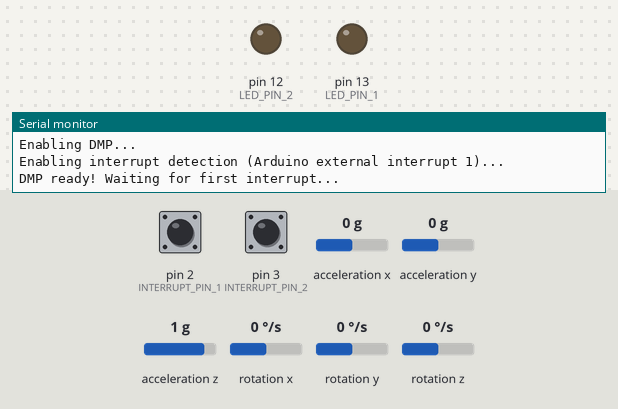
Bench run of a sketch on a simulated Arduino Uno, built with avr-gcc and run on an emulated ATmega328P. Parts: output pins drawn as LEDs (lit = HIGH), the last lines printed to the serial monitor. The test bench sets the inputs (shaded band); at power-on: pin 3 (INTERRUPT_PIN_2) LOW, pin 2 (INTERRUPT_PIN_1) LOW, acceleration x 0 g, acceleration y 0 g, acceleration z 1 g, rotation x 0 °/s, rotation y 0 °/s, rotation z 0 °/s. The sensor or clock chip raises its interrupt line as the real part does.

Above: at 2.2 s.
2.3 s: pin 3 (INTERRUPT_PIN_2) pulled HIGH for 0.15 s
At 2.9 s:
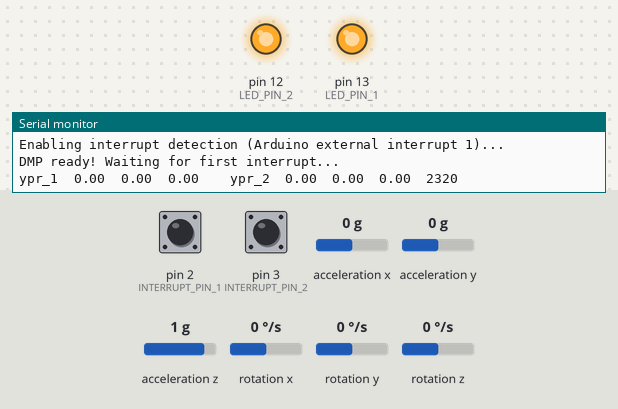
3.9 s: pin 3 (INTERRUPT_PIN_2) pulled HIGH for 1 s
At 5.3 s:
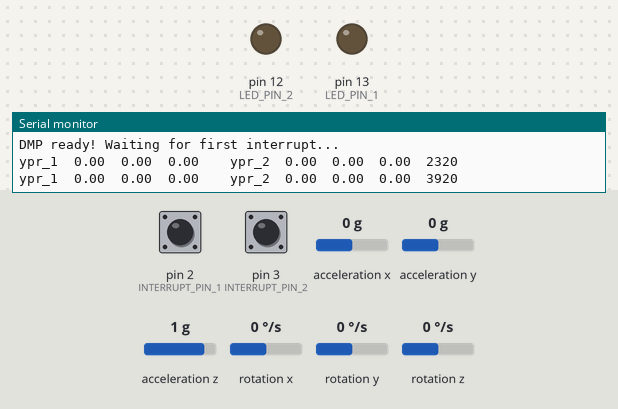
6.4 s: pin 3 (INTERRUPT_PIN_2) pulled HIGH for 3.2 s
At 7.2 s:
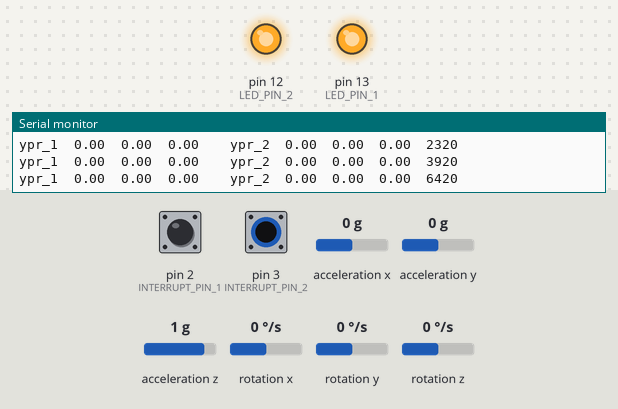
Timing chart, 0 to 9.4 s (numbered marks = the images above; inputs shaded):
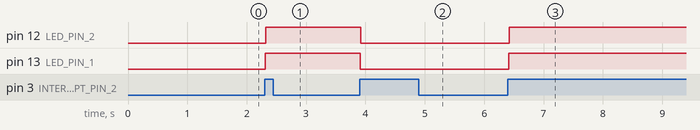

Measured:
- after the input at 2.3 s, pin 12 (LED_PIN_2), pin 13 (LED_PIN_1): LOW → HIGH at once
- after the input at 3.9 s, pin 12 (LED_PIN_2), pin 13 (LED_PIN_1): HIGH → LOW at once
- after the input at 6.4 s, pin 12 (LED_PIN_2), pin 13 (LED_PIN_1): LOW → HIGH at once

The sketch:

read_2_IMUs_DMP.ino
```cpp
//nRF Libraries
#include <SPI.h>                      //the communication interface with the modem
#include "RF24.h"                     //the library which helps us to control the radio modem

// IMU Libraries
#include "I2Cdev.h"
#include "MPU6050_6Axis_MotionApps20.h"
#include "Wire.h"


MPU6050 mpu_1;
MPU6050 mpu_2(0x69);

#define OUTPUT_READABLE_YAWPITCHROLL

#define INTERRUPT_PIN_1 2  // use pin 2 on Arduino Uno
#define INTERRUPT_PIN_2 3  // use pin 3 on Arduino Uno
#define LED_PIN_1 13
#define LED_PIN_2 12

bool blinkState_1 = false;
bool blinkState_2 = false;

// MPU1 control/status vars
bool dmpReady_1 = false;  // set true if DMP init was successful
uint8_t mpuIntStatus_1;   // holds actual interrupt status byte from MPU
uint8_t devStatus_1;      // return status after each device operation (0 = success, !0 = error)
uint16_t packetSize_1;    // expected DMP packet size (default is 42 bytes)
uint16_t fifoCount_1;     // count of all bytes currently in FIFO
uint8_t fifoBuffer_1[64]; // FIFO storage buffer

// MPU2 control/status vars
bool dmpReady_2 = false;  // set true if DMP init was successful
uint8_t mpuIntStatus_2;   // holds actual interrupt status byte from MPU
uint8_t devStatus_2;      // return status after each device operation (0 = success, !0 = error)
uint16_t packetSize_2;    // expected DMP packet size (default is 42 bytes)
uint16_t fifoCount_2;     // count of all bytes currently in FIFO
uint8_t fifoBuffer_2[64]; // FIFO storage buffer

// orientation/motion vars for MPU1
Quaternion q_1;           // [w, x, y, z]         quaternion container
VectorInt16 aa_1;         // [x, y, z]            accel sensor measurements
VectorInt16 aaReal_1;     // [x, y, z]            gravity-free accel sensor measurements
VectorInt16 aaWorld_1;    // [x, y, z]            world-frame accel sensor measurements
VectorFloat gravity_1;    // [x, y, z]            gravity vector
float euler_1[3];         // [psi, theta, phi]    Euler angle container
float ypr_1[3];           // [yaw, pitch, roll]   yaw/pitch/roll container and gravity vector

// orientation/motion vars for MPU2
Quaternion q_2;           // [w, x, y, z]         quaternion container
VectorInt16 aa_2;         // [x, y, z]            accel sensor measurements
VectorInt16 aaReal_2;     // [x, y, z]            gravity-free accel sensor measurements
VectorInt16 aaWorld_2;    // [x, y, z]            world-frame accel sensor measurements
VectorFloat gravity_2;    // [x, y, z]            gravity vector
float euler_2[3];         // [psi, theta, phi]    Euler angle container
float ypr_2[3];           // [yaw, pitch, roll]   yaw/pitch/roll container and gravity vector

// ================================================================
// ===               INTERRUPT DETECTION ROUTINE                ===
// ================================================================

volatile bool mpuInterrupt_1 = false;     // indicates whether MPU interrupt pin has gone high
void dmpDataReady_1() {
    mpuInterrupt_1 = true;
}

volatile bool mpuInterrupt_2 = false;     // indicates whether MPU interrupt pin has gone high
void dmpDataReady_2() {
    mpuInterrupt_2 = true;
}

// ================================================================
// ===                      INITIAL SETUP                       ===
// ================================================================

void setup() {
    Wire.begin();
    Wire.setClock(400000); // 400kHz I2C clock. Comment this line if having compilation difficulties
    Serial.begin(115200);

    // initialize device
    Serial.println(F("Initializing I2C devices..."));
    mpu_1.initialize();                 //Setting Clock , Full Scale of Acc & Gyro ,Sleep Enable
    pinMode(INTERRUPT_PIN_1, INPUT);

    mpu_2.initialize();                 //Setting Clock , Full Scale of Acc & Gyro ,Sleep Enable
    pinMode(INTERRUPT_PIN_2, INPUT);

    // verify connection
    Serial.println(F("Testing device connections..."));
    Serial.println(mpu_1.testConnection() ? F("MPU6050 connection successful") : F("MPU6050 connection failed"));
    Serial.println(mpu_2.testConnection() ? F("MPU6050 connection successful") : F("MPU6050 connection failed"));

    // wait for ready
    // Serial.println(F("\nSend any character to begin DMP programming and demo: "));
    // while (Serial.available() && Serial.read()); // empty buffer
    // while (!Serial.available());                 // wait for data

    while (Serial.available() && Serial.read()); // empty buffer again

    // load and configure the DMP
    Serial.println(F("Initializing DMP..."));
    devStatus_1 = mpu_1.dmpInitialize();
    devStatus_2 = mpu_2.dmpInitialize();

    // supply your own gyro offsets here, scaled for min sensitivity
    mpu_1.setXGyroOffset(118);
    mpu_1.setYGyroOffset(3);
    mpu_1.setZGyroOffset(52);
    mpu_1.setZAccelOffset(4764); // 1688 factory default for my test chip

    mpu_2.setXGyroOffset(81);
    mpu_2.setYGyroOffset(102);
    mpu_2.setZGyroOffset(48);
    mpu_2.setZAccelOffset(1612); // 1688 factory default for my test chip

    // make sure it worked (returns 0 if so)
    if (devStatus_1 == 0) {
        // Calibration Time: generate offsets and calibrate our MPU6050
        mpu_1.CalibrateAccel(6);
        mpu_1.CalibrateGyro(6);
        mpu_1.PrintActiveOffsets();
        // turn on the DMP, now that it's ready
        Serial.println(F("Enabling DMP..."));
        mpu_1.setDMPEnabled(true);

        // enable Arduino interrupt detection
        Serial.print(F("Enabling interrupt detection (Arduino external interrupt "));
        Serial.print(digitalPinToInterrupt(INTERRUPT_PIN_1));
        Serial.println(F(")..."));
        attachInterrupt(digitalPinToInterrupt(INTERRUPT_PIN_1), dmpDataReady_1, RISING);
        mpuIntStatus_1 = mpu_1.getIntStatus();

        // set our DMP Ready flag so the main loop() function knows it's okay to use it
        Serial.println(F("DMP ready! Waiting for first interrupt..."));
        dmpReady_1 = true;

        // get expected DMP packet size for later comparison
        packetSize_1 = mpu_1.dmpGetFIFOPacketSize();
        }

    else {
        // ERROR!
        // 1 = initial memory load failed
        // 2 = DMP configuration updates failed
        // (if it's going to break, usually the code will be 1)
        Serial.print(F("DMP Initialization failed (code "));
        Serial.print(devStatus_1);
        Serial.println(F(")"));
    }

    // configure LED for output
    pinMode(LED_PIN_1, OUTPUT);


    // make sure it worked (returns 0 if so)
    if (devStatus_2 == 0) {
        // Calibration Time: generate offsets and calibrate our MPU6050
        mpu_2.CalibrateAccel(6);
        mpu_2.CalibrateGyro(6);
        mpu_2.PrintActiveOffsets();
        // turn on the DMP, now that it's ready
        Serial.println(F("Enabling DMP..."));
        mpu_2.setDMPEnabled(true);

        // enable Arduino interrupt detection
        Serial.print(F("Enabling interrupt detection (Arduino external interrupt "));
        Serial.print(digitalPinToInterrupt(INTERRUPT_PIN_2));
        Serial.println(F(")..."));
        attachInterrupt(digitalPinToInterrupt(INTERRUPT_PIN_2), dmpDataReady_2, RISING);
        mpuIntStatus_2 = mpu_2.getIntStatus();

        // set our DMP Ready flag so the main loop() function knows it's okay to use it
        Serial.println(F("DMP ready! Waiting for first interrupt..."));
        dmpReady_2 = true;

        // get expected DMP packet size for later comparison
        packetSize_2 = mpu_2.dmpGetFIFOPacketSize();
        }

    else {
        // ERROR!
        // 1 = initial memory load failed
        // 2 = DMP configuration updates failed
        // (if it's going to break, usually the code will be 1)
        Serial.print(F("DMP Initialization failed (code "));
        Serial.print(devStatus_2);
        Serial.println(F(")"));
    }

    // configure LED for output
    pinMode(LED_PIN_2, OUTPUT);
}


// ================================================================
// ===                    MAIN PROGRAM LOOP                     ===
// ================================================================

void loop() {
    // if programming failed, don't try to do anything
    if (!dmpReady_1) return;

    // wait for MPU interrupt or extra packet(s) available
    while (!mpuInterrupt_1 && fifoCount_1 < packetSize_1) {
        if (mpuInterrupt_1 && fifoCount_1 < packetSize_1) {
          // try to get out of the infinite loop
          fifoCount_1 = mpu_1.getFIFOCount();
        }
    }

    if (!dmpReady_2) return;

    // wait for MPU interrupt or extra packet(s) available
    while (!mpuInterrupt_2 && fifoCount_2 < packetSize_2) {
        if (mpuInterrupt_2 && fifoCount_2 < packetSize_2) {
          // try to get out of the infinite loop
          fifoCount_2 = mpu_2.getFIFOCount();
        }
    }

    // reset interrupt flag and get INT_STATUS byte
    mpuInterrupt_1 = false;
    mpuIntStatus_1 = mpu_1.getIntStatus();

    mpuInterrupt_2 = false;
    mpuIntStatus_2 = mpu_2.getIntStatus();

    // get current FIFO count
    fifoCount_1 = mpu_1.getFIFOCount();
    if(fifoCount_1 < packetSize_1){
    }
    else if ((mpuIntStatus_1 & _BV(MPU6050_INTERRUPT_FIFO_OFLOW_BIT)) || fifoCount_1 >= 1024) {
        // reset so we can continue cleanly
        mpu_1.resetFIFO();
        //  fifoCount_1 = mpu_1.getFIFOCount();  // will be zero after reset no need to ask
        Serial.println(F("FIFO overflow!"));

    // otherwise, check for DMP data ready interrupt (this should happen frequently)
    }
    else if (mpuIntStatus_1 & _BV(MPU6050_INTERRUPT_DMP_INT_BIT)) {

        // read a packet from FIFO
        while(fifoCount_1 >= packetSize_1){ // Lets catch up to NOW, someone is using the dreaded delay()!
        mpu_1.getFIFOBytes(fifoBuffer_1, packetSize_1);
        // track FIFO count here in case there is > 1 packet available
        // (this lets us immediately read more without waiting for an interrupt)
        fifoCount_1 -= packetSize_1;
      }
      #ifdef OUTPUT_READABLE_YAWPITCHROLL
           // display Euler angles in degrees
           mpu_1.dmpGetQuaternion(&q_1, fifoBuffer_1);
           mpu_1.dmpGetGravity(&gravity_1, &q_1);
           mpu_1.dmpGetYawPitchRoll(ypr_1, &q_1, &gravity_1);
           Serial.print("ypr_1\t");
           Serial.print(ypr_1[0] * 180/M_PI);
           Serial.print("\t");
           Serial.print(ypr_1[1] * 180/M_PI);
           Serial.print("\t");
           Serial.print(ypr_1[2] * 180/M_PI);
           Serial.print("\t\t");
       #endif

       // blink LED to indicate activity
       blinkState_1 = !blinkState_1;
       digitalWrite(LED_PIN_1, blinkState_1);
      }

     fifoCount_2 = mpu_2.getFIFOCount();
   if(fifoCount_2 < packetSize_2){
    }
    else if ((mpuIntStatus_2 & _BV(MPU6050_INTERRUPT_FIFO_OFLOW_BIT)) || fifoCount_2 >= 1024) {
        // reset so we can continue cleanly
        mpu_2.resetFIFO();
        //  fifoCount_2 = mpu_2.getFIFOCount();  // will be zero after reset no need to ask
        Serial.println(F("FIFO overflow!"));

    // otherwise, check for DMP data ready interrupt (this should happen frequently)
    }
    else if (mpuIntStatus_2 & _BV(MPU6050_INTERRUPT_DMP_INT_BIT)) {

        // read a packet from FIFO
        while(fifoCount_2 >= packetSize_2){ // Lets catch up to NOW, someone is using the dreaded delay()!
        mpu_2.getFIFOBytes(fifoBuffer_2, packetSize_2);
        // track FIFO count here in case there is > 1 packet available
        // (this lets us immediately read more without waiting for an interrupt)
        fifoCount_2 -= packetSize_2;
      }


       #ifdef OUTPUT_READABLE_YAWPITCHROLL
           // display Euler angles in degrees
           mpu_2.dmpGetQuaternion(&q_2, fifoBuffer_2);
           mpu_2.dmpGetGravity(&gravity_2, &q_2);
           mpu_2.dmpGetYawPitchRoll(ypr_2, &q_2, &gravity_2);
           Serial.print("ypr_2\t");
           Serial.print(ypr_2[0] * 180/M_PI);
           Serial.print("\t");
           Serial.print(ypr_2[1] * 180/M_PI);
           Serial.print("\t");
           Serial.print(ypr_2[2] * 180/M_PI);
           Serial.print("\t");
           Serial.println(millis());
       #endif

       // blink LED to indicate activity
       blinkState_2 = !blinkState_2;
       digitalWrite(LED_PIN_2, blinkState_2);
    }


}
```
